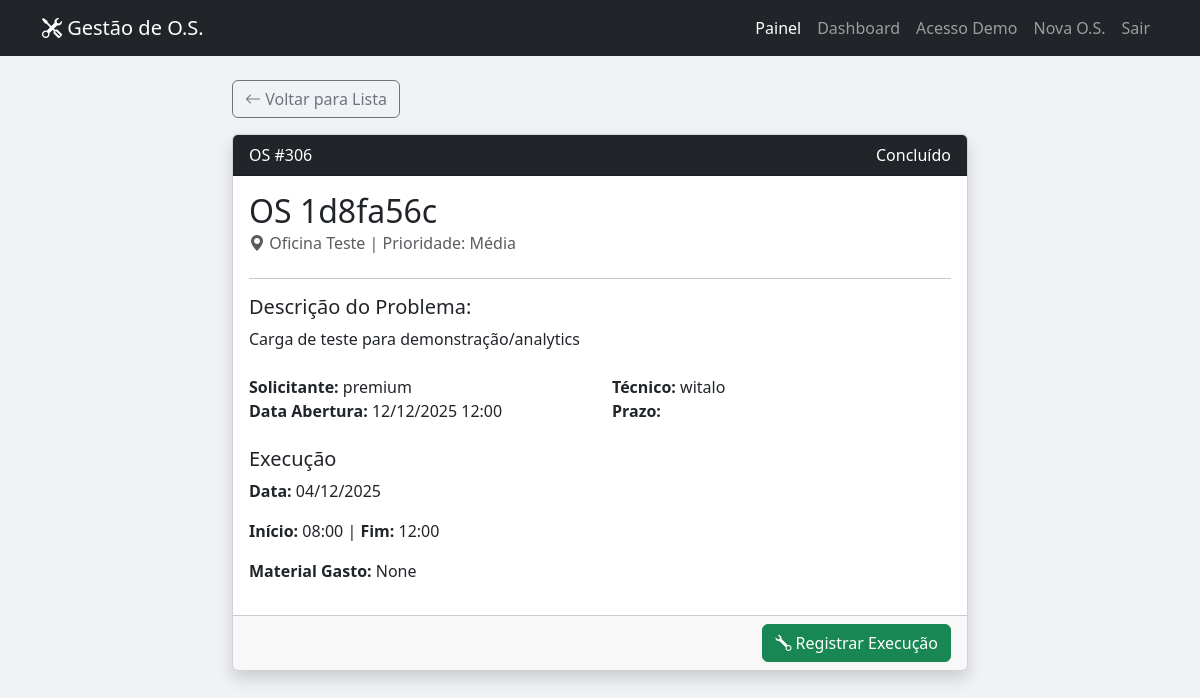
Page /ordem/306/ (signed in) on the committed database.
### core/models.py (models this page shows, shortened)
class OrdemServico(models.Model):
    class Status(models.TextChoices):
        PENDENTE = 'PENDENTE', 'Pendente'
        EM_ANDAMENTO = 'EM_ANDAMENTO', 'Em Andamento'
        ATRASADO = 'ATRASADO', 'Atrasado'
        CONCLUIDO = 'CONCLUIDO', 'Concluído'
    class Prioridade(models.TextChoices):
        BAIXA = 'BAIXA', 'Baixa'
        MEDIA = 'MEDIA', 'Média'
        ALTA = 'ALTA', 'Alta'
        CRITICA = 'CRITICA', 'Crítica'
    titulo = models.CharField("Item / Título", max_length=200)
    descricao = models.TextField("Descrição do Problema")
    local = models.ForeignKey('Local', null=True, blank=True, on_delete=models.SET_NULL, related_name='ordens')
    data_criacao = models.DateTimeField(auto_now_add=True)
    updated_at = models.DateTimeField(auto_now=True, null=True)
    data_conclusao = models.DateTimeField("Data da Realização", null=True, blank=True)
    data_execucao = models.DateField("Data de Execução", null=True, blank=True)
    hora_inicio = models.TimeField("Hora Início", null=True, blank=True)
    hora_fim = models.TimeField("Hora Fim", null=True, blank=True)
    material_gasto = models.TextField("Material Gasto", null=True, blank=True)
    gerou_nova_os = models.BooleanField(default=False)
    ordem_relacionada = models.ForeignKey('self', null=True, blank=True, on_delete=models.SET_NULL, related_name='ordens_relacionadas')
    duracao_exec = models.DurationField(null=True, blank=True)
    solicitante = models.ForeignKey(User, on_delete=models.PROTECT, related_name='os_abertas', db_index=True)
    tecnico_responsavel = models.ForeignKey(User, on_delete=models.SET_NULL, null=True, blank=True, related_name='os_tecnicas', db_index=True)
    status = models.CharField(max_length=20, choices=Status.choices, default=Status.PENDENTE, db_index=True)
    prioridade = models.CharField(max_length=10, choices=Prioridade.choices, default=Prioridade.MEDIA, db_index=True)
    prazo_limite = models.DateField("Prazo Limite", null=True, blank=True, db_index=True)
    acao_corretiva = models.TextField("Ação Corretiva", blank=True, null=True)
    class Meta:
        ordering = ['-data_criacao']

class Local(models.Model):
    nome = models.CharField(max_length=120)
    tecnicos = models.ManyToManyField(User, blank=True, related_name='locais_tecnicos')

### core/views.py (the view)
# urls.py: path('ordem/<int:id>/', detalhe_ordem, name='detalhe_ordem'),
@login_required
def detalhe_ordem(request, id):
    ordem = get_object_or_404(OrdemServico, id=id)
    historico = ordem.historico.all()
    return render(request, 'detalhe_ordem.html', {'ordem': ordem, 'historico': historico})

### core/templates/detalhe_ordem.html (shortened to what this page needs)
{% extends 'base.html' %}
{% block content %}
<div class="row justify-content-center">
    <div class="col-md-8">
        <a href="/" class="btn btn-outline-secondary mb-3">
            <i class="bi bi-arrow-left"></i> Voltar para Lista
        </a>
        <div class="card shadow">
            <div class="card-header bg-dark text-white d-flex justify-content-between">
                <span>OS #{{ ordem.id }}</span>
                <span>{{ ordem.get_status_display }}</span>
            </div>
            <div class="card-body">
                <h2 class="card-title">{{ ordem.titulo }}</h2>
                <h6 class="card-subtitle mb-4 text-muted">
                    <i class="bi bi-geo-alt-fill"></i> {% if ordem.local %}{{ ordem.local.nome }}{% endif %}
                    | Prioridade: {{ ordem.get_prioridade_display }}
                </h6>
                <hr>
                <div class="mb-4">
                    <h5>Descrição do Problema:</h5>
                    <p class="lead" style="font-size: 1rem;">{{ ordem.descricao }}</p>
                </div>
                <div class="row mb-4">
                    <div class="col-md-6">
                        <strong>Solicitante:</strong> {{ ordem.solicitante.username }}<br>
                        <strong>Data Abertura:</strong> {{ ordem.data_criacao|date:"d/m/Y H:i" }}
                    </div>
                    <div class="col-md-6">
                        <strong>Técnico:</strong>
                        {% if ordem.tecnico_responsavel %}
                            {{ ordem.tecnico_responsavel.username }}
                        {% else %}
                            <span class="text-danger">Não atribuído</span>
                        {% endif %}
                        <br>
                        <strong>Prazo:</strong> {{ ordem.prazo_limite|date:"d/m/Y" }}
                    </div>
                </div>
                {% if ordem.data_execucao %}
                <div class="mt-3">
                    <h5>Execução</h5>
                    <p><strong>Data:</strong> {{ ordem.data_execucao|date:"d/m/Y" }}</p>
                    <p><strong>Início:</strong> {{ ordem.hora_inicio }} | <strong>Fim:</strong> {{ ordem.hora_fim }}</p>
                    <p><strong>Material Gasto:</strong> {{ ordem.material_gasto }}</p>
                </div>
                {% endif %}
            </div>
            <div class="card-footer text-end">
                {% if user.profile.role == 'TECNICO' %}
                <a href="/executar/{{ ordem.id }}/" class="btn btn-success">
                    <i class="bi bi-wrench"></i> Registrar Execução
                </a>
                {% endif %}
            </div>
        </div>
    </div>
</div>
{% endblock %}

### core/templates/base.html (style rules this page uses)
body { background-color: #f0f2f5; }

### rows in the picture
OrdemServico: id "306", status "Concluído", titulo "OS 1d8fa56c", local.nome "Oficina Teste", prioridade "Média", descricao "Carga de teste para demonstração/analytics", solicitante.username "premium", data_criacao "12/12/2025 12:00", tecnico_responsavel.username "witalo", data_execucao "04/12/2025", hora_inicio "08:00", hora_fim "12:00", material_gasto "None"
